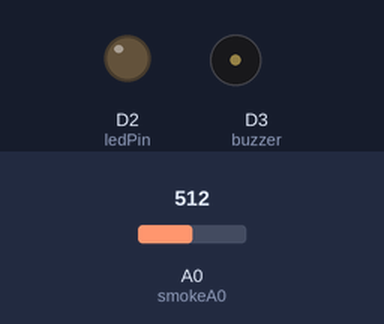
Recording of a sketch running on a simulated ESP8266 (NodeMCU). Parts: output pins drawn as LEDs (lit = HIGH), buzzer (waves = sounding, pin HIGH). The test bench sets the inputs (shaded band); at power-on: A0 (smokeA0) = 512. WiFi joins after 1.5 s; servers stay silent unless stated; no MQTT or app messages arrive unless stated; what the sketch prints to the serial monitor is not drawn.

Above: at 3.1 s.
3.2 s: A0 (smokeA0) set to 686
5.4 s: A0 (smokeA0) set to 718
At 7.3 s:
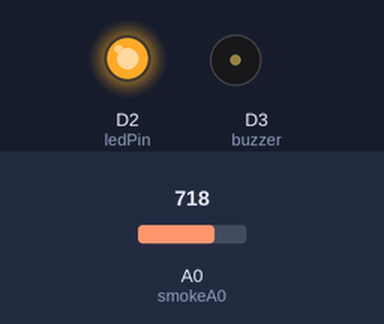
8.4 s: A0 (smokeA0) set to 690
At 10.8 s:
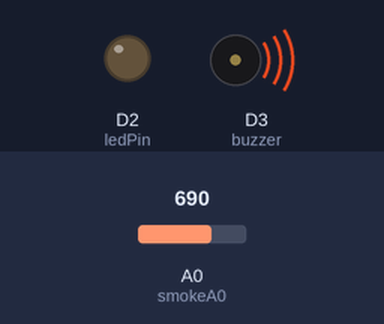
11.4 s: A0 (smokeA0) set to 710
At 14.3 s:
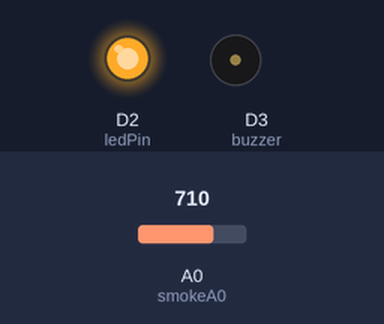
Timing chart, 0 to 15.4 s (numbered marks = the images above; inputs shaded):
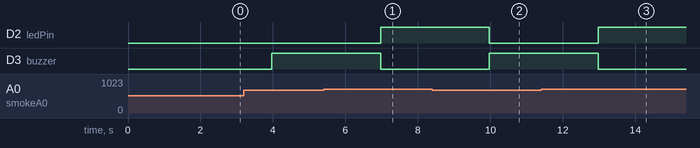

Measured:
- the behaviour switches between 700 and 701 on A0 (smokeA0) (found by bisection; images 0 and 1)
- after the input at 5.4 s, D2 (ledPin): LOW → HIGH after 1.6 s; D3 (buzzer): HIGH → LOW after 1.6 s
- after the input at 8.4 s, D2 (ledPin): HIGH → LOW after 1.6 s; D3 (buzzer): LOW → HIGH after 1.6 s
- after the input at 11.4 s, D2 (ledPin): LOW → HIGH after 1.6 s; D3 (buzzer): HIGH → LOW after 1.6 s

The sketch:

sketch_mar08a__________-_______________.ino
```cpp
#include <ESP8266WiFi.h>
#include <Wire.h>
#include <PubSubClient.h>
#include <TridentTD_LineNotify.h>
//--------------------------
#define BLYNK_PRINT Serial
#include <BlynkSimpleEsp8266.h>

// รับ Auth Token ในแอป Blynk
char auth[] = "1p6RS7EbuEympLNPkwa0g6Iaskhhj60t";

// ข้อมูลรับรอง WiFi ของเรา
// ตั้งรหัสผ่านเป็น "" สำหรับเครือข่าย
#define wifi_ssid "realme 5"
#define wifi_password "11111111"
#define mqtt_server "34.87.97.102"
#define LINE_TOKEN  "oM99PzIQOhrUyM4aXrk96Q8yGSicsNWMhpkqTaKpRGS"

#define LDR "sensor/mq2"

WiFiClient espClient;
PubSubClient client(espClient);

// กำหนดคขาPin sensor วัดค่าGas
int ledPin = D2;
int buzzer = D3;
int smokeA0 = A0; //ประกาศตัวแปร ให้ smokeA0 แทนขา analog ขาที่ A0
//your threshole volue
int sensorThres = 700;

void setup(){
  pinMode(ledPin, OUTPUT);
  pinMode(buzzer, OUTPUT);
  pinMode(smokeA0, INPUT);
  Serial.begin(115200);
  Serial.println();
  Serial.println(LINE.getVersion());

  WiFi.begin(wifi_ssid, wifi_password);
  Serial.printf("WiFi connecting to %s\n",  wifi_ssid);
  while(WiFi.status() != WL_CONNECTED) { Serial.print("."); delay(400); }
  Serial.printf("\nWiFi connected\nIP : ");
  Serial.println(WiFi.localIP());

  // กำหนด Line Token
  LINE.setToken(LINE_TOKEN);
  setup_wifi();
  client.setServer(mqtt_server, 1883);

  Blynk.begin(auth, wifi_ssid, wifi_password);
  // เรายังสามารถระบุเซิร์ฟเวอร์
  //จบส่วนเชื่อมLine
}
String macToStr(const uint8_t* mac)
{
  String result;
  for (int i = 0; i < 6; ++i) {
    result += String(mac[i], 16);
    if (i < 5)
      result += ':';
  }
  return result;
}


void setup_wifi() {
  delay(10);
  // We start by connecting to a WiFi network
  Serial.println();
  Serial.print("Connecting to ");
  Serial.println(wifi_ssid);

  WiFi.begin(wifi_ssid, wifi_password);

  while (WiFi.status() != WL_CONNECTED) {
    delay(500);
    Serial.print(".");
  }

  Serial.println("");
  Serial.println("WiFi connected");
  Serial.println("IP address: ");
  Serial.println(WiFi.localIP());
}

void reconnect() {
  // Loop until we're reconnected
  while (!client.connected()) {
      Serial.print("Attempting MQTT connection...");

      // Generate client name based on MAC address and last 8 bits of microsecond counter
      String clientName;
      clientName += "esp8266-";
      uint8_t mac[6];
      WiFi.macAddress(mac);
      clientName += macToStr(mac);
      clientName += "-";
      clientName += String(micros() & 0xff, 16);
      Serial.print("Connecting to ");
      Serial.print(mqtt_server);
      Serial.print(" as ");
      Serial.println(clientName);


    // Attempt to connect
    // If you do not want to use a username and password, change next line to
  if (client.connect((char*) clientName.c_str())) {
    //if (client.connect((char*) clientName.c_str()), mqtt_user, mqtt_password)) {
      Serial.println("connected");
    } else {
      Serial.print("failed, rc=");
      Serial.print(client.state());
      Serial.println(" try again in 5 seconds");
      // Wait 5 seconds before retrying
      delay(5000);
    }
  }
}

void loop() {
  if (!client.connected()) {
        reconnect();
      }
      client.loop();

      // Wait a few seconds between measurements.
      delay(1000);
      //-------------
    int sensorValue = analogRead(smokeA0);
    Serial.println(sensorValue);
    delay(1000);

      int analogSensor = analogRead(smokeA0);
  Serial.print("LPG = ");
  client.publish(LDR, String(sensorValue).c_str(), true);

  //เข้าเงื่อนไข
  if (analogSensor > sensorThres) {

    LINE.notify("ค่าแก๊สภายในโรงเพาะเห็ดสูงมาก ระวังไฟไหม้!!");
    LINE.notifyPicture("https://www.nicepng.com/png/detail/957-9570427_-.png");
  digitalWrite(buzzer, LOW);
  digitalWrite(ledPin, HIGH);
  }
  else{
  digitalWrite(buzzer, HIGH);
  //noTone(buzzer);
  digitalWrite(ledPin, LOW);
  }
  delay(1000);

  Blynk.run();
}
```
